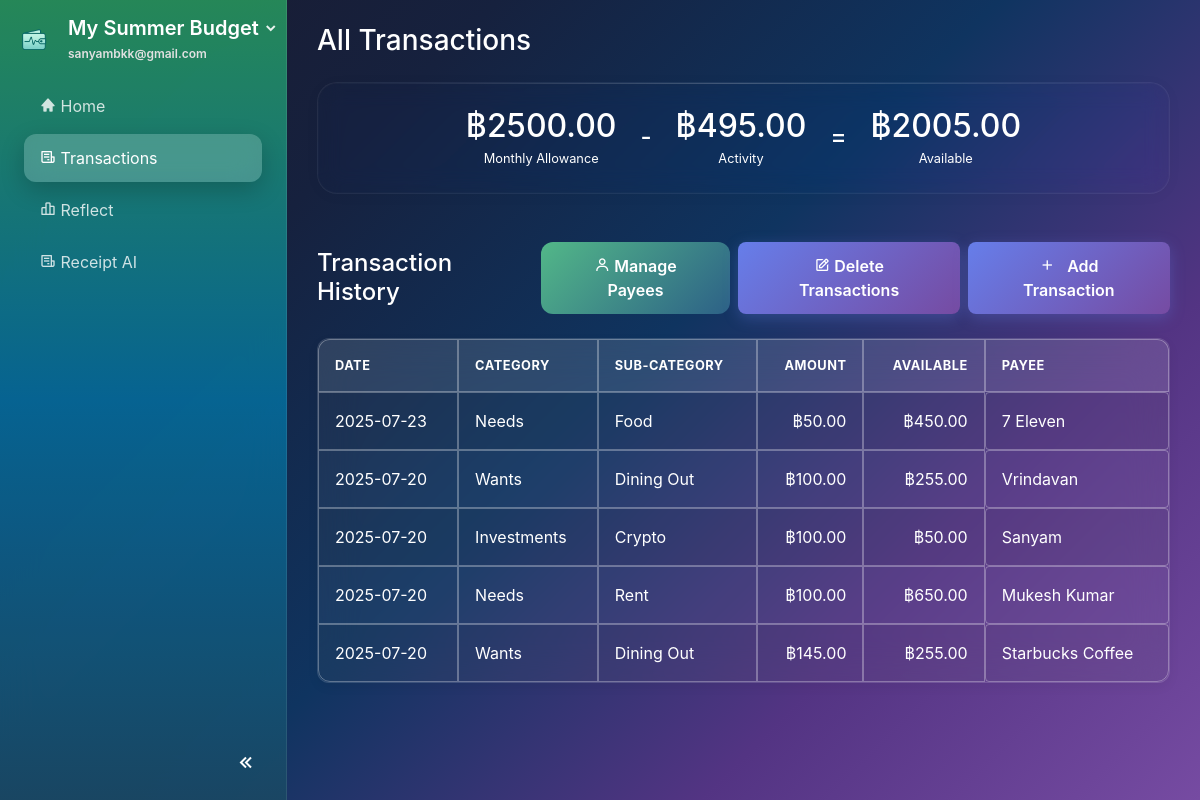
Page /transactions (signed in) on the earlier database version.
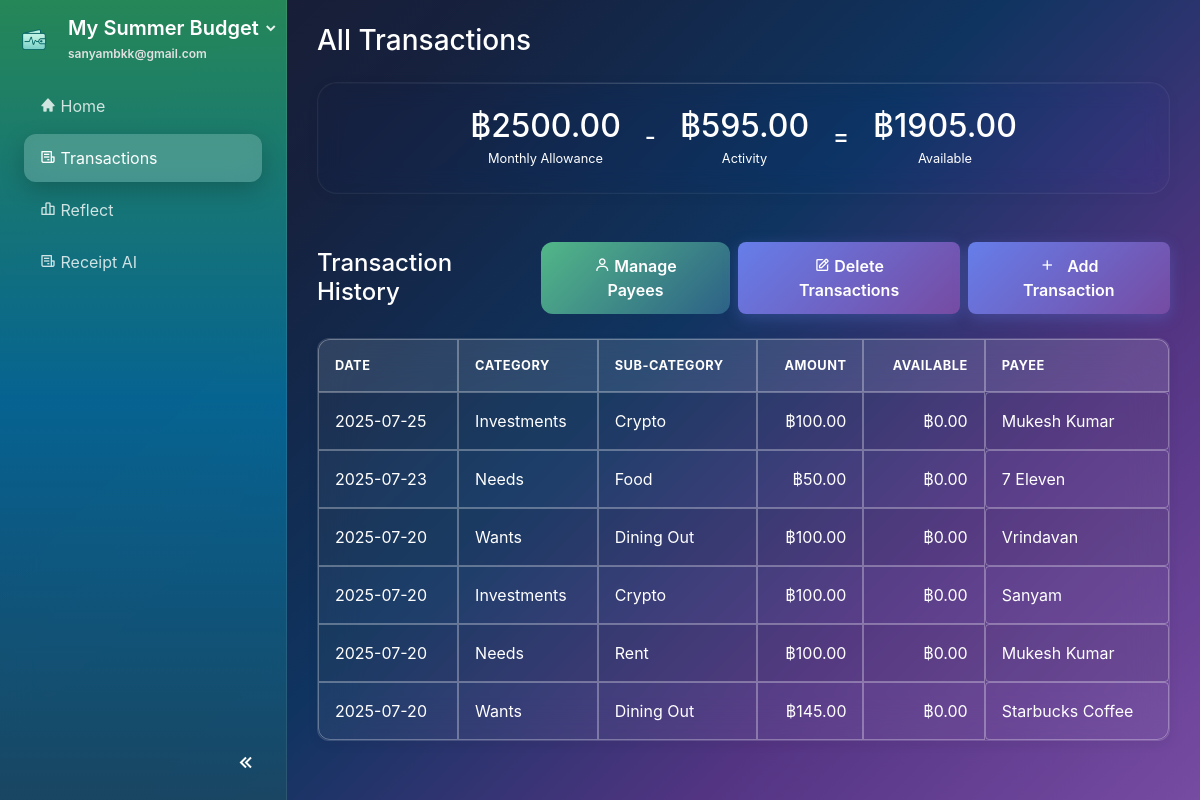
Same page on the later database version.
### website/models.py (models this page shows, shortened)
class Plan(db.Model):
    id             = db.Column(db.Integer, primary_key=True)
    name           = db.Column(db.String(100), nullable=False)
    monthly_income = db.Column(db.Float)
    budget_pref    = db.Column(JSON)  # e.g., {"needs": 50, "wants": 30, "savings": 20}
    user_id        = db.Column(db.Integer, db.ForeignKey('user.id'), nullable=False)

class User(db.Model, UserMixin):
    id         = db.Column(db.Integer, primary_key=True)
    email      = db.Column(db.String(150), unique=True, nullable=False)
    password   = db.Column(db.String(150))
    first_name = db.Column(db.String(150))
    last_name  = db.Column(db.String(150))
    date_created = db.Column(db.DateTime(timezone=True), default=func.now())
    active_plan_id = db.Column(db.Integer, db.ForeignKey('plan.id'), nullable=True)
    profile_complete = db.Column(db.Boolean, default=False)
    theme = db.Column(db.String(50), nullable=False, default='system')
    notes = db.relationship('Note', backref='user', lazy=True)
    plans = db.relationship('Plan', foreign_keys=[Plan.user_id], backref='user', lazy=True, cascade="all, delete-orphan")
    active_plan = db.relationship('Plan', foreign_keys=[active_plan_id], post_update=True)

class Transaction(db.Model):
    id = db.Column(db.Integer, primary_key=True)
    description = db.Column(db.String(200), nullable=False)
    amount = db.Column(db.Float, nullable=False)
    transaction_date = db.Column(db.DateTime(timezone=True), default=func.now())
    category_id = db.Column(db.Integer, db.ForeignKey('budget_category.id'), nullable=False)
    payee_id = db.Column(db.Integer, db.ForeignKey('payee.id'), nullable=True)
    plan_id = db.Column(db.Integer, db.ForeignKey('plan.id'), nullable=False)
    created_date = db.Column(db.DateTime(timezone=True), default=func.now())
    source_type = db.Column(db.String(20), default='manual')  # 'manual', 'receipt'
    user_notes = db.Column(db.Text, nullable=True)  # User's payment notes for categorization
    plan = db.relationship('Plan', backref=db.backref('transactions', lazy=True, cascade="all, delete-orphan"))
    payee = db.relationship('Payee', backref=db.backref('transactions', lazy=True))

class BudgetCategory(db.Model):
    id = db.Column(db.Integer, primary_key=True)
    name = db.Column(db.String(100), nullable=False)
    icon = db.Column(db.String(50), default='bx-category')
    main_category = db.Column(db.String(50), nullable=False)  # 'needs', 'wants', 'bills', 'investments'
    assigned_amount = db.Column(db.Float, default=0.0)
    spent_amount = db.Column(db.Float, default=0.0)
    plan_id = db.Column(db.Integer, db.ForeignKey('plan.id'), nullable=False)
    created_date = db.Column(db.DateTime(timezone=True), default=func.now())
    plan = db.relationship('Plan', backref=db.backref('categories', lazy=True, cascade="all, delete-orphan"))
    transactions = db.relationship('Transaction', backref='category', lazy=True, cascade="all, delete-orphan")
    @property
    def available_amount(self):
        return self.assigned_amount - self.spent_amount

class Payee(db.Model):
    id = db.Column(db.Integer, primary_key=True)
    name = db.Column(db.String(100), nullable=False)
    plan_id = db.Column(db.Integer, db.ForeignKey('plan.id'), nullable=False)
    created_date = db.Column(db.DateTime(timezone=True), default=func.now())
    plan = db.relationship('Plan', backref=db.backref('payees', lazy=True, cascade="all, delete-orphan"))

### website/views.py (the view)
@views.route('/transactions')
@login_required
def transactions():
    plan = current_user.active_plan
    if not plan:
        flash("No active plan found.", 'error')
        return redirect(url_for('views.home'))
    monthly_allowance = plan.monthly_income or 0.0
    today = datetime.now()
    start_of_month = datetime(today.year, today.month, 1)
    end_of_month = start_of_month + timedelta(days=32)
    end_of_month = datetime(end_of_month.year, end_of_month.month, 1)
    activity_sum = db.session.query(func.sum(Transaction.amount)).filter(
        Transaction.plan_id == plan.id,
        Transaction.transaction_date >= start_of_month,
        Transaction.transaction_date < end_of_month
    ).scalar() or 0.0
    activity_total = abs(activity_sum)  # Convert to positive value for display
    available = monthly_allowance - activity_total
    return render_template(
        'transactions.html',
        monthly_allowance=monthly_allowance,
        activity_total=activity_total,
        available=available,
        transactions=db.session.query(Transaction).filter(
            Transaction.plan_id==plan.id,
            Transaction.transaction_date>=start_of_month,
            Transaction.transaction_date<end_of_month
        ).order_by(Transaction.transaction_date.desc()).all(),
        payees=[{'id': p.id, 'name': p.name} for p in plan.payees]
    )

### website/templates/transactions.html (shortened to what this page needs)
{% extends "base.html" %}
{% block content %}
<div class="container-fluid mt-4">
    <h3 class="page-title mb-4">All Transactions</h3>
    <div class="card glass p-4 d-flex flex-row align-items-center justify-content-center balances-display mb-5">
        <div class="text-center mx-4 mb-3 mb-lg-0">
            <h2 class="text-success mb-0">฿{{ "%.2f"|format(monthly_allowance) }}</h2>
            <small class="text-muted">Monthly Allowance</small>
        </div>
        <div class="h4 mb-0 text-muted">-</div>
        <div class="text-center mx-4 mb-3 mb-lg-0">
            <h2 class="text-danger mb-0">฿{{ "%.2f"|format(activity_total) }}</h2>
            <small class="text-muted">Activity</small>
        </div>
        <div class="h4 mb-0 text-muted">=</div>
        <div class="text-center mx-4 mb-3 mb-lg-0">
            <h2 class="text-primary mb-0">฿{{ "%.2f"|format(available) }}</h2>
            <small class="text-muted">Available</small>
        </div>
    </div>
    <div class="d-flex justify-content-between align-items-center mb-4">
        <h4 class="mb-0">Transaction History</h4>
        <div class="d-flex gap-2">
            <button class="btn btn-primary mr-2" id="managePayeesBtn" data-toggle="modal" data-target="#managePayeesModal">
                <i class="bx bx-user"></i> Manage Payees
            </button>
            <button class="btn btn-primary mr-2" id="manageTransactionsBtn" data-toggle="modal" data-target="#manageTransactionsModal">
                <i class="bx bx-edit"></i> Delete Transactions
            </button>
            <button class="btn btn-primary" id="addTransactionBtn" data-toggle="modal" data-target="#addTransactionModal">
                <i class="bx bx-plus"></i> Add Transaction
            </button>
        </div>
    </div>
    <div class="transactions-table-container">
        <div class="table-responsive">
        <table id="transactionsTable" class="table table-striped table-bordered">
            <thead class="thead-light">
                <tr>
                    <th>Date</th>
                    <th>Category</th>
                    <th>Sub-Category</th>
                    <th class="text-right">Amount</th>
                    <th class="text-right">Available</th>
                    <th>Payee</th>
                </tr>
            </thead>
            <tbody>
                {% for tx in transactions %}
                <tr data-transaction-id="{{ tx.id }}">
                    <td>{{ tx.created_date.strftime('%Y-%m-%d') }}</td>
                    <td>{{ tx.category.main_category.capitalize() }}</td>
                    <td>{{ tx.category.name }}</td>
                    <td class="text-right">฿{{ "%.2f"|format(tx.amount|abs) }}</td>
                    <td class="text-right">฿{{ "%.2f"|format(tx.category.available_amount) }}</td>
                    <td class="payee-cell" role="button" tabindex="0" data-current-payee="{{ tx.payee.id if tx.payee else '' }}">
                        {{ tx.payee.name if tx.payee else 'Select…' }}
                    </td>
                </tr>
                {% endfor %}
            </tbody>
        </table>
        </div>
    </div>
</div>
{% endblock %}

### website/templates/base.html (shortened to what this page needs)
<!DOCTYPE html>
<html lang="en" data-initial-theme="{{ current_user.theme if current_user.is_authenticated else 'system' }}">
<head>
    <link rel="stylesheet" href="https://stackpath.bootstrapcdn.com/bootstrap/4.4.1/css/bootstrap.min.css"/>
    <link rel="stylesheet" href="https://stackpath.bootstrapcdn.com/font-awesome/4.7.0/css/font-awesome.min.css"/>
    <link href="https://unpkg.com/boxicons@2.1.4/css/boxicons.min.css" rel="stylesheet">
    <link href="{{ url_for('static', filename='css/general.css') }}" rel="stylesheet">
    <link href="{{ url_for('static', filename='css/sidebar.css') }}" rel="stylesheet">
    <link href="{{ url_for('static', filename='css/buttons.css') }}" rel="stylesheet">
    <link href="{{ url_for('static', filename='css/dashboard.css') }}" rel="stylesheet">
    <link href="{{ url_for('static', filename='css/auth.css') }}" rel="stylesheet">
    <link href="{{ url_for('static', filename='css/dark-theme.css') }}" rel="stylesheet">
    <link href="{{ url_for('static', filename='css/account_settings.css') }}" rel="stylesheet">
</head>
{% set hide_sidebar = hide_sidebar | default(false) %}
<body id="page-body" class="d-flex {{ '' if hide_sidebar else 'with-sidebar' }} {% block page_class %}{% endblock %}">
    {% if not hide_sidebar %}
    <nav id="sidebar" class="text-white flex-column">
        <div class="sidebar-header px-3 py-3">
            <div class="d-flex align-items-center">
                <img src="{{ url_for('static', filename='images/logo.png') }}" alt="App logo" class="logo-img mr-3">
                <div class="flex-grow-1">
                    <div class="dropdown">
                        <a id="planDropdown"
                            href="#"
                            class="dropdown-toggle text-white text-decoration-none"
                            data-toggle="dropdown"
                            aria-haspopup="true"
                            aria-expanded="false">
                            <h5 class="mb-0">
                                <span class="sidebar-text">{{ current_user.active_plan.name if current_user.active_plan else 'Create a Plan' }}</span>
                            </h5>
                            <i class="bx bxs-chevron-down toggle-arrow"></i>
                        </a>
                    </div>
                    <small class="email-white sidebar-text">{{ current_user.email }}</small>
                </div>
            </div>
        </div>
        <ul class="nav flex-column px-3">
            <li class="nav-item">
                <a class="nav-link {% if request.path == url_for('views.home') %}active{% endif %}" href="{{ url_for('views.home') }}">
                    <i class='bx bxs-home'></i> <span class="sidebar-text">Home</span>
                </a>
            </li>
            <li class="nav-item">
                <a class="nav-link {% if request.path == url_for('views.transactions') %}active{% endif %}" href="{{ url_for('views.transactions') }}">
                    <i class='bx bx-receipt'></i> <span class="sidebar-text">Transactions</span>
                </a>
            </li>
            <li class="nav-item">
                <a class="nav-link {% if request.path == url_for('views.reflect') %}active{% endif %}" href="{{ url_for('views.reflect') }}">
                    <i class='bx bx-bar-chart-alt-2'></i> <span class="sidebar-text">Reflect</span>
                </a>
            </li>
            <li class="nav-item">
                <a class="nav-link" href="{{ url_for('views.receipt_ai') }}">
                    <i class="bx bx-receipt"></i>
                    <span class="nav-text">Receipt AI</span>
                </a>
            </li>
        </ul>
        <div class="sidebar-footer">
            <button id="sidebar-toggle" class="btn btn-link">
                <i class='bx bx-chevrons-left'></i>
            </button>
        </div>
    </nav>
    {% endif %}
    <div id="content-wrapper" class="w-100">
        <div class="container-fluid">
            {% block content %} {% endblock %}
        </div>
    </div>
</body>
</html>

### website/static/css/general.css (style rules this page uses)
html, body { height: 100%; margin: 0; font-family: 'Inter', -apple-system, BlinkMacSystemFont, sans-serif; }
.card.glass { background: rgba(255, 255, 255, 0.005) !important; border: 1px solid rgba(255, 255, 255, 0.06) !important; border-radius: 20px; backdrop-filter: blur(12px) saturate(110%) !important; -webkit-backdrop-filter: blur(12px) saturate(110%) !important; box-shadow: 0 2px 15px rgba(0, 0, 0, 0.03), 0 0 0 1px rgba(255, 255, 255, 0.01) inset !important; color: #fff !important; position: relative; overflow: hidden; animation: fadeInUp 0.6s ease-out; transition: all 0.3s cubic-bezier(0.25, 0.46, 0.45, 0.94); }
.card.glass::before { content: ''; position: absolute; top: 0; left: 0; right: 0; height: 1px; background: linear-gradient(90deg, transparent, rgba(255, 255, 255, 0.2), transparent); }
.text-primary { color: #228b57 !important; }

### website/static/css/sidebar.css (style rules this page uses)
:root { --plan-dropdown-width: 260px; }
#sidebar { transition: all 0.4s cubic-bezier(0.25, 0.46, 0.45, 0.94); }
body.with-sidebar { transition: margin-left 0.4s cubic-bezier(0.25, 0.46, 0.45, 0.94); }
#sidebar { width: 287px; min-height: 100vh; position: fixed; left: 0; top: 0; overflow: visible !important; z-index: 1040; background: linear-gradient(180deg, rgba(34, 139, 87, 0.95) 0%, rgba(0, 100, 148, 0.95) 50%, rgba(21, 67, 96, 0.95) 100%) !important; backdrop-filter: blur(20px); border-right: 1px solid rgba(255, 255, 255, 0.1); }
body.with-sidebar { margin-left: 287px; }
#sidebar::before { content: ''; position: absolute; top: 0; left: 0; right: 0; bottom: 0; background: rgba(255, 255, 255, 0.02); pointer-events: none; }
.sidebar-header { display: flex; align-items: center; gap: .75rem; }
.sidebar-header .logo-img { width: 36px; height: 36px; object-fit: contain; }
.sidebar-header .sidebar-text { color: #fff; font-weight: 600; }
.sidebar-header .email-white { font-size: .75rem; color: rgba(255,255,255,.85); }
#planDropdown { color: #fff; text-decoration: none; }
#planDropdown .toggle-arrow { color: rgba(255,255,255,.9); font-size: 1rem; transition: transform .3s; }
#sidebar .nav-link { color: rgba(255, 255, 255, 0.8); transition: all 0.3s cubic-bezier(0.25, 0.46, 0.45, 0.94); border-radius: 12px; margin: 2px 8px; padding: 12px 16px; position: relative; overflow: hidden; }
#sidebar .nav-link.active { color: #fff; background: rgba(255, 255, 255, 0.2); backdrop-filter: blur(15px); box-shadow: 0 8px 25px rgba(0, 0, 0, 0.2); }
.sidebar-footer { position: absolute; bottom: 0; width: 100%; padding: 10px 15px; text-align: right; }
#sidebar-toggle { color: rgba(255, 255, 255, 0.6); font-size: 24px; transition: color 0.3s; }
#sidebar-toggle i { transition: transform 0.3s ease-in-out; }
#planDropdown::after { display: none; }
#planDropdown { display: flex; align-items: center; justify-content: space-between; }
#planDropdown h5 { margin: 0; color: #fff; }
#planDropdown .toggle-arrow { margin-left: .25rem; }

### website/static/css/buttons.css (style rules this page uses)
.btn-primary { background: linear-gradient(135deg, #52b788 0%, #2d6187 100%); border: none; border-radius: 12px; padding: 12px 24px; font-weight: 600; transition: all 0.3s cubic-bezier(0.25, 0.46, 0.45, 0.94); position: relative; overflow: hidden; }
.btn-primary::before { content: ''; position: absolute; top: 0; left: -100%; width: 100%; height: 100%; background: linear-gradient(90deg, transparent, rgba(255,255,255,0.3), transparent); transition: left 0.5s; }

Differences in the rows shown:
added Transaction: created_date "2025-07-25", category.main_category "Investments", category.name "Crypto", amount|abs "100.00", {{ "%.2f"|format(tx.category.available_amount) }} "0.00", payee "Mukesh Kumar"
changed BudgetCategory (number 1 of 4 on the later page): category.available_amount "50.00" → "0.00"
changed BudgetCategory (number 2 of 4 on the later page): category.available_amount "450.00" → "0.00"
changed BudgetCategory (number 3 of 4 on the later page): category.available_amount "255.00" → "0.00"
changed BudgetCategory (number 4 of 4 on the later page): category.available_amount "650.00" → "0.00"
Other differences:
{{ "%.2f"|format(activity_total) }}: "495.00" → "595.00"
{{ "%.2f"|format(available) }}: "2005.00" → "1905.00"
